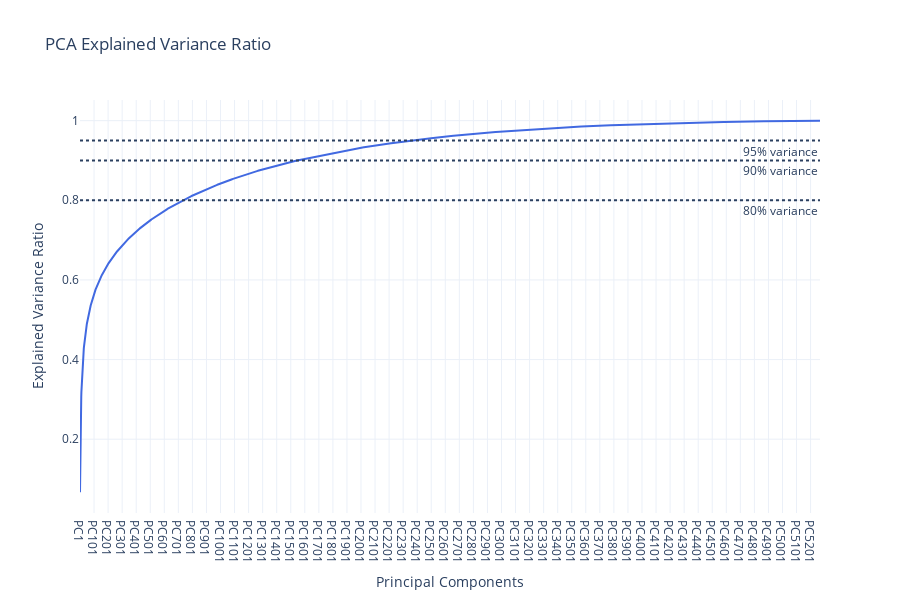

Notebook code cell kept with this figure:
### Code cell
# Create interactive scree plot
fig = go.Figure()

# Individual explained variance
# fig.add_trace(go.Bar(
#     x=[f"PC{i+1}" for i in range(len(pca.explained_variance_ratio_))],
#     y=pca.explained_variance_ratio_,
#     name='Individual',
#     marker_color='orange'
# ))

# Cumulative explained variance
fig.add_trace(go.Scatter(
    x=[f"PC{i+1}" for i in range(len(pca.explained_variance_ratio_))],
    y=np.cumsum(pca.explained_variance_ratio_),
    name='Cumulative',
    mode='lines',
    line=dict(color='royalblue', width=2),
    marker=dict(size=8)
))

fig.add_hline(y=0.95, line_dash="dot", 
              annotation_text="95% variance", 
              annotation_position="bottom right")
fig.add_hline(y=0.90, line_dash="dot", 
              annotation_text="90% variance", 
              annotation_position="bottom right")
fig.add_hline(y=0.80, line_dash="dot", 
              annotation_text="80% variance", 
              annotation_position="bottom right")

# Customize layout
fig.update_layout(
    title='PCA Explained Variance Ratio',
    xaxis_title='Principal Components',
    yaxis_title='Explained Variance Ratio',
    hovermode="x unified",
    template='plotly_white',
    height=600
)

# Add range slider
# fig.update_xaxes(rangeslider_visible=True)

fig.show()

### Figure 1 — Plotly figure (JSON) as saved in the notebook; plotly's stock layout.template omitted (floating-point values rounded to 4 significant figures; data arrays with more than 128 entries replaced by an {"elided": "..."} marker saying what was removed)
{"data": [{"line": {"color": "royalblue", "width": 2}, "marker": {"size": 8}, "mode": "lines", "name": "Cumulative", "type": "scatter", "x": {"elided": "5268 str values"}, "y": {"elided": "5268 float values"}}], "layout": {"annotations": [{"showarrow": false, "text": "95% variance", "x": 1, "xanchor": "right", "xref": "x domain", "y": 0.95, "yanchor": "top", "yref": "y"}, {"showarrow": false, "text": "90% variance", "x": 1, "xanchor": "right", "xref": "x domain", "y": 0.9, "yanchor": "top", "yref": "y"}, {"showarrow": false, "text": "80% variance", "x": 1, "xanchor": "right", "xref": "x domain", "y": 0.8, "yanchor": "top", "yref": "y"}], "height": 600, "hovermode": "x unified", "shapes": [{"line": {"dash": "dot"}, "type": "line", "x0": 0, "x1": 1, "xref": "x domain", "y0": 0.95, "y1": 0.95, "yref": "y"}, {"line": {"dash": "dot"}, "type": "line", "x0": 0, "x1": 1, "xref": "x domain", "y0": 0.9, "y1": 0.9, "yref": "y"}, {"line": {"dash": "dot"}, "type": "line", "x0": 0, "x1": 1, "xref": "x domain", "y0": 0.8, "y1": 0.8, "yref": "y"}], "title": {"text": "PCA Explained Variance Ratio"}, "xaxis": {"title": {"text": "Principal Components"}}, "yaxis": {"title": {"text": "Explained Variance Ratio"}}}}
